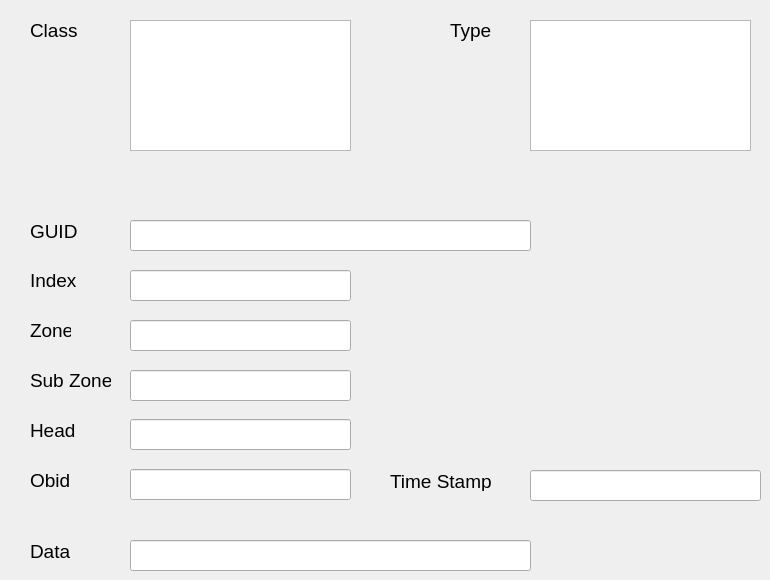
     <widget class="QWidget" name="rxOffEvent">
      <attribute name="title">
       <string>Rx Off Event</string>
      </attribute>
      <widget class="QLabel" name="rxOffClassLabel">
       <property name="geometry">
        <rect>
         <x>30</x>
         <y>20</y>
         <width>61</width>
         <height>21</height>
        </rect>
       </property>
       <property name="font">
        <font>
         <pointsize>14</pointsize>
        </font>
       </property>
       <property name="text">
        <string>Class</string>
       </property>
      </widget>
      <widget class="QListWidget" name="rxOffTypeListWidget">
       <property name="geometry">
        <rect>
         <x>530</x>
         <y>20</y>
         <width>221</width>
         <height>131</height>
        </rect>
       </property>
      </widget>
      <widget class="QListWidget" name="rxOffClassListWidget">
       <property name="geometry">
        <rect>
         <x>130</x>
         <y>20</y>
         <width>221</width>
         <height>131</height>
        </rect>
       </property>
      </widget>
      <widget class="QLineEdit" name="rxOffIndexLineEdit">
       <property name="geometry">
        <rect>
         <x>130</x>
         <y>270</y>
         <width>221</width>
         <height>31</height>
        </rect>
       </property>
      </widget>
      <widget class="QLabel" name="rxOffTypeLabel">
       <property name="geometry">
        <rect>
         <x>450</x>
         <y>20</y>
         <width>61</width>
         <height>21</height>
        </rect>
       </property>
       <property name="font">
        <font>
         <pointsize>14</pointsize>
        </font>
       </property>
       <property name="text">
        <string>Type</string>
       </property>
      </widget>
      <widget class="QLabel" name="rxOffZoneLabel">
       <property name="geometry">
        <rect>
         <x>30</x>
         <y>320</y>
         <width>41</width>
         <height>21</height>
        </rect>
       </property>
       <property name="font">
        <font>
         <pointsize>14</pointsize>
        </font>
       </property>
       <property name="text">
        <string>Zone</string>
       </property>
      </widget>
      <widget class="QLineEdit" name="rxOffSubZoneLineEdit">
       <property name="geometry">
        <rect>
         <x>130</x>
         <y>370</y>
         <width>221</width>
         <height>31</height>
        </rect>
       </property>
      </widget>
      <widget class="QLineEdit" name="rxOffZoneLineEdit">
       <property name="geometry">
        <rect>
         <x>130</x>
         <y>320</y>
         <width>221</width>
         <height>31</height>
        </rect>
       </property>
      </widget>
      <widget class="QLabel" name="rxOffSubZoneLabel">
       <property name="geometry">
        <rect>
         <x>30</x>
         <y>370</y>
         <width>81</width>
         <height>21</height>
        </rect>
       </property>
       <property name="font">
        <font>
         <pointsize>14</pointsize>
        </font>
       </property>
       <property name="text">
        <string>Sub Zone</string>
       </property>
      </widget>
      <widget class="QLineEdit" name="rxOffGuidLineEdit">
       <property name="geometry">
        <rect>
         <x>130</x>
         <y>220</y>
         <width>401</width>
         <height>31</height>
        </rect>
       </property>
      </widget>
      <widget class="QLabel" name="rxOffGuidDataLabel">
       <property name="geometry">
        <rect>
         <x>30</x>
         <y>221</y>
         <width>51</width>
         <height>20</height>
        </rect>
       </property>
       <property name="font">
        <font>
         <pointsize>14</pointsize>
        </font>
       </property>
       <property name="text">
        <string>GUID</string>
       </property>
      </widget>
      <widget class="QLabel" name="rxOffIndexLabel">
       <property name="geometry">
        <rect>
         <x>30</x>
         <y>270</y>
         <width>71</width>
         <height>21</height>
        </rect>
       </property>
       <property name="font">
        <font>
         <pointsize>14</pointsize>
        </font>
       </property>
       <property name="text">
        <string>Index</string>
       </property>
      </widget>
      <widget class="QLineEdit" name="rxOffHeadLineEdit">
       <property name="geometry">
        <rect>
         <x>130</x>
         <y>419</y>
         <width>221</width>
         <height>31</height>
        </rect>
       </property>
      </widget>
      <widget class="QLabel" name="rxOffHeadLabel">
       <property name="geometry">
        <rect>
         <x>30</x>
         <y>420</y>
         <width>51</width>
         <height>20</height>
        </rect>
       </property>
       <property name="font">
        <font>
         <pointsize>14</pointsize>
        </font>
       </property>
       <property name="text">
        <string>Head</string>
       </property>
      </widget>
      <widget class="QLineEdit" name="rxOffObidLineEdit">
       <property name="geometry">
        <rect>
         <x>130</x>
         <y>469</y>
         <width>221</width>
         <height>31</height>
        </rect>
       </property>
      </widget>
      <widget class="QLabel" name="rxOffObidLabel">
       <property name="geometry">
        <rect>
         <x>30</x>
         <y>470</y>
         <width>51</width>
         <height>20</height>
        </rect>
       </property>
       <property name="font">
        <font>
         <pointsize>14</pointsize>
        </font>
       </property>
       <property name="text">
        <string>Obid</string>
       </property>
      </widget>
      <widget class="QLabel" name="rxOffTimeStampLabel">
       <property name="geometry">
        <rect>
         <x>390</x>
         <y>471</y>
         <width>111</width>
         <height>20</height>
        </rect>
       </property>
       <property name="font">
        <font>
         <pointsize>14</pointsize>
        </font>
       </property>
       <property name="text">
        <string>Time Stamp</string>
       </property>
      </widget>
      <widget class="QLineEdit" name="rxOffTimeStampLineEdit">
       <property name="geometry">
        <rect>
         <x>530</x>
         <y>470</y>
         <width>231</width>
         <height>31</height>
        </rect>
       </property>
      </widget>
      <widget class="QLineEdit" name="rxOffDataLineEdit">
       <property name="geometry">
        <rect>
         <x>130</x>
         <y>540</y>
         <width>401</width>
         <height>31</height>
        </rect>
       </property>
      </widget>
      <widget class="QLabel" name="rxOffDataLabel">
       <property name="geometry">
        <rect>
         <x>30</x>
         <y>541</y>
         <width>51</width>
         <height>20</height>
        </rect>
       </property>
       <property name="font">
        <font>
         <pointsize>14</pointsize>
        </font>
       </property>
       <property name="text">
        <string>Data</string>
       </property>
      </widget>
     </widget>
